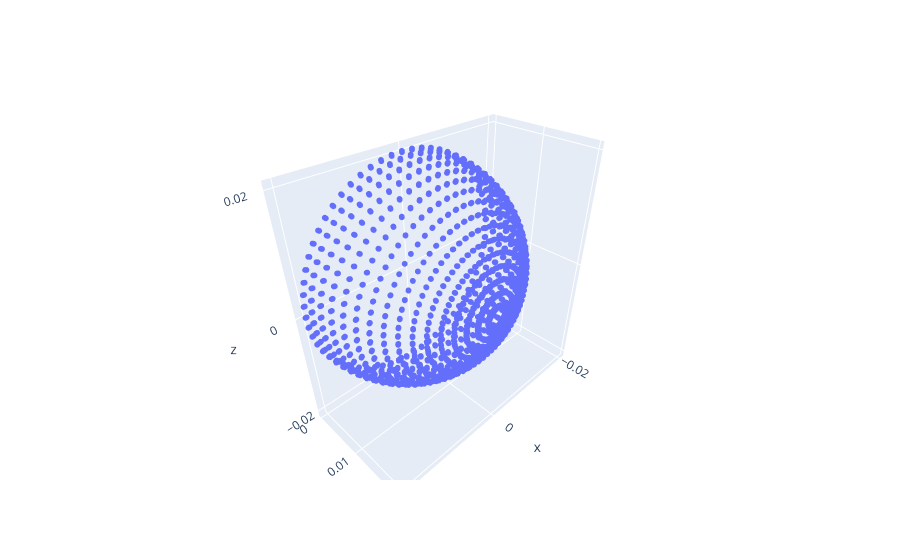

Notebook code for this chart:
### Code cell
skin_verts = skin_mesh.vertices
fig = go.Figure(
    [
        go.Scatter3d(x=skin_verts[:, 0], y=skin_verts[:, 1], z=skin_verts[:, 2], mode='markers', marker=dict(size=2))]
)
fig.show()

print(np.amax(skin_verts[:, 0]))

### Figure 1 — Plotly figure (JSON) as saved in the notebook; plotly's stock layout.template omitted (floating-point values rounded to 4 significant figures; data arrays with more than 128 entries replaced by an {"elided": "..."} marker saying what was removed)
{"data": [{"marker": {"size": 2}, "mode": "markers", "type": "scatter3d", "x": {"elided": "8010 float values"}, "y": {"elided": "8010 float values"}, "z": {"elided": "8010 float values"}}], "layout": {}}
